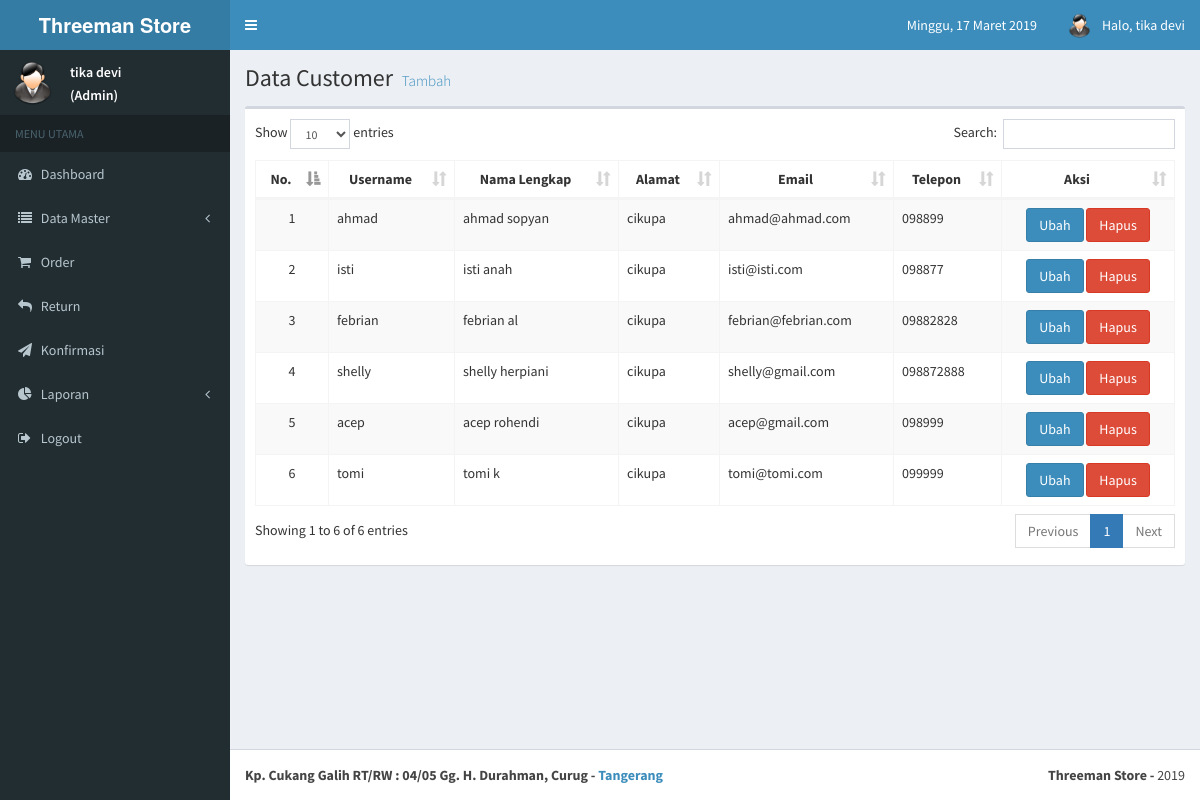
Page /admin/data_customer.php (signed in) on the committed database.
### tables this page shows
CREATE TABLE `tb_customer` (
  `id_customer` int(8) NOT NULL,
  `username` varchar(15) NOT NULL,
  `password` varchar(20) NOT NULL,
  `nama_lengkap` varchar(50) NOT NULL,
  `alamat` varchar(150) NOT NULL,
  `email` varchar(30) NOT NULL,
  `telepon` varchar(15) NOT NULL,
  `status` int(2) NOT NULL
);

### admin/data_customer.php (the view, shortened to what this page needs)
<?php session_start();
include '../config.php';
?>
<!DOCTYPE html>
<html>
  <head>
    <?php include 'js.php'; ?>
    <link href="template/plugins/datatables/dataTables.bootstrap.css" rel="stylesheet" type="text/css"/>
  </head>
  <body class="skin-blue sidebar-mini">
    <div class="wrapper">
      <?php include 'header.php'; ?>
      <div class="content-wrapper">
        <section class="content-header">
          <h1>Data Customer <small><a href="data_customer_tambah.php">Tambah</a></small></h1>
        </section>
        <section class="content">
        <div class="box">
          <div class="box-body table-responsive padding">
            <table id="example1" class="table table-bordered table-striped">
              <thead>
                <tr>
                  <th style="text-align: center">No.</th>
                  <th style="text-align: center">Username</th>
                  <th style="text-align: center">Nama Lengkap</th>
                  <th style="text-align: center">Alamat</th>
                  <th style="text-align: center">Email</th>
                  <th style="text-align: center">Telepon</th>
                  <th style="text-align: center">Aksi</th>
                </tr>
              </thead>
              <tbody>
              <?php
              $sql = "SELECT * FROM tb_customer ORDER BY id_customer ASC";
              $result = mysqli_query($conn, $sql);
              $no = 1;
              if (mysqli_num_rows($result) > 0)
              {
                while ($data = mysqli_fetch_array($result))
                {
                  echo "<tr>
                          <td valign='top' align='center'>".$no."</td>
                          <td style='text-align: left'>".$data['username']."</td>
                          <td style='text-align: left'>".$data['nama_lengkap']."</td>
                          <td style='text-align: left'>".$data['alamat']."</td>
                          <td style='text-align: left'>".$data['email']."</td>
                          <td style='text-align: left'>".$data['telepon']."</td>
                          <td style='text-align: center'>
                            <a href='data_customer_edit.php?id_customer=$data[id_customer]'>
                              <button type='submit' class='btn btn-primary'>Ubah</button>
                            </a>
                            <a href='data_customer_hapus.php?id_customer=$data[id_customer]'>
                              <button type='submit' class='btn btn-danger' OnClick=\"return confirm('Apakah Anda yakin?');\">Hapus</button>
                            </a>
                          </td>
                        </tr>";
                        $no++;
                }
              }
              else
              {
                echo "Belum ada data";
              }
            ?>
            </tbody>
          </table>
          </div>
        </div>
        </section>
      </div>
      <?php include "footer.php" ?>
    </div>
  </body>
</html>

### rows in the picture
tb_customer: username "ahmad", nama_lengkap "ahmad sopyan", alamat "cikupa", email "ahmad@ahmad.com", telepon "098899"
tb_customer: username "isti", nama_lengkap "isti anah", alamat "cikupa", email "isti@isti.com", telepon "098877"
tb_customer: username "febrian", nama_lengkap "febrian al", alamat "cikupa", email "febrian@febrian.com", telepon "09882828"
tb_customer: username "shelly", nama_lengkap "shelly herpiani", alamat "cikupa", email "shelly@gmail.com", telepon "098872888"
tb_customer: username "acep", nama_lengkap "acep rohendi", alamat "cikupa", email "acep@gmail.com", telepon "098999"
tb_customer: username "tomi", nama_lengkap "tomi k", alamat "cikupa", email "tomi@tomi.com", telepon "099999"

### other values in the picture
$sesen_nama_lengkap "tika devi"
